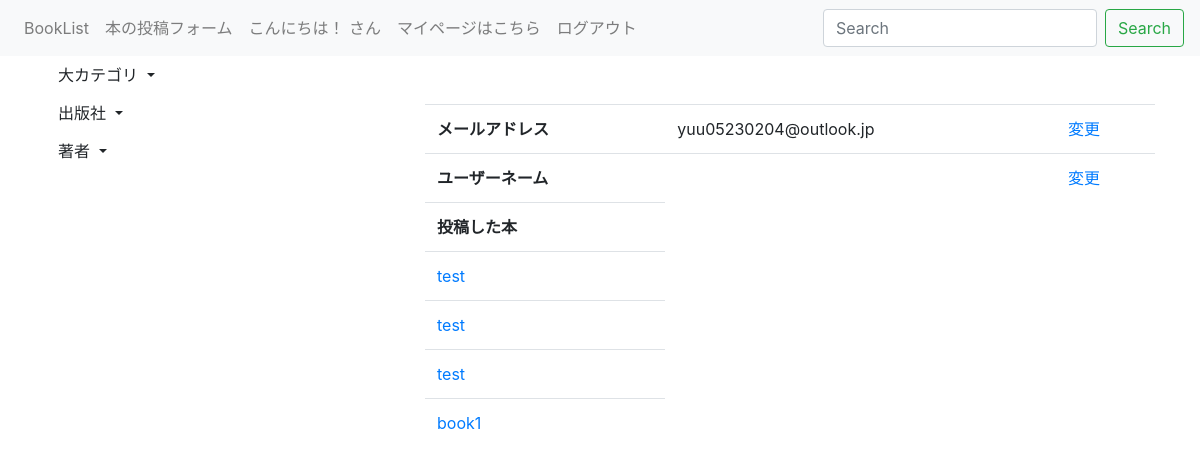
Page /accounts/user_detail/1/ (signed in) on the earlier database version.
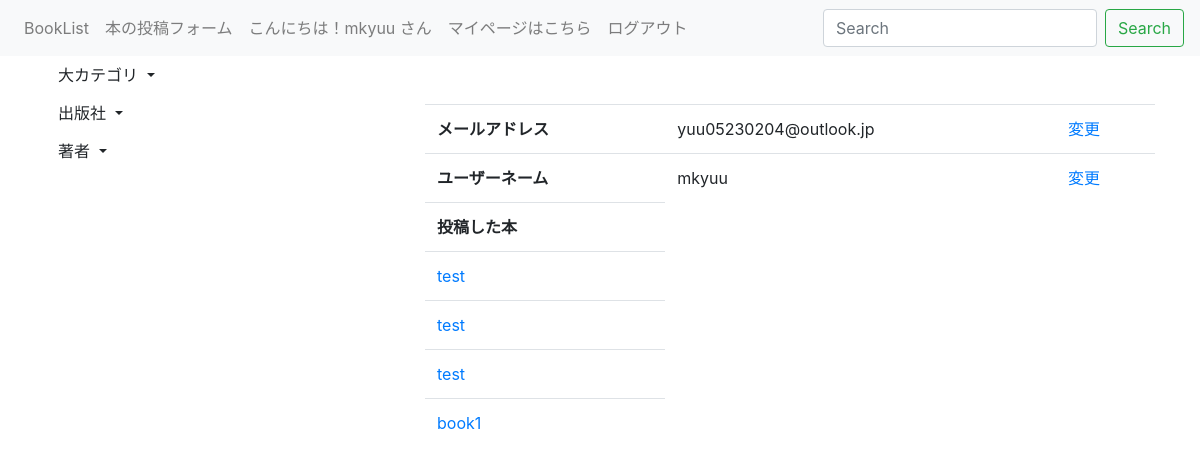
Same page on the later database version.
### accounts/models.py (models this page shows, shortened)
class User(AbstractBaseUser, PermissionsMixin):
    email = models.EmailField(_('email address'), unique=True)
    name = models.CharField('username', max_length=30,validators=[MinLengthValidator(3)])
    profile = models.TextField('profile',blank=True)
    is_staff = models.BooleanField(
        _('staff status'),
        default=False,
        help_text=_(
            'Designates whether the user can log into this admin site.'),
    )
    is_active = models.BooleanField(
        _('active'),
        default=True,
        help_text=_(
            'Designates whether this user should be treated as active. '
            'Unselect this instead of deleting accounts.'
        ),
    )
    date_joined = models.DateTimeField(_('date joined'), default=timezone.now)
    objects = UserManager()
    EMAIL_FIELD = 'email'
    USERNAME_FIELD = 'email'
    REQUIRED_FIELDS = []
    class Meta:
        verbose_name = _('user')
        verbose_name_plural = _('users')
    @property
    def username(self):
        """username属性のゲッター

        他アプリケーションが、username属性にアクセスした場合に備えて定義
        メールアドレスを返す
        """
        return self.email

### accounts/views.py (the view)
# urls.py: path('user_detail/<int:pk>/', views.UserDetail.as_view(), name='user_detail'),
class UserDetail(OnlyYouMixin, generic.DetailView):
    model = User
    template_name = 'accounts/user_detail.html'

### accounts/views.py (called while the page is built)
    def test_func(self):
        user = self.request.user
        return user.pk == self.kwargs['pk'] or user.is_superuser

### book_summary/context_processors.py (called while the page is built)
def common(request):
    context = {
        'topcategory_list':TopCategory.objects.all(),
        'publisher_list':Publisher.objects.all(),
        'author_list':Author.objects.all(),
    }
    return context

### book_summary/models.py (called while the page is built)
    def __str__(self):
        return self.name

    def __str__(self):
        return self.name

    def __str__(self):
        return self.name

### accounts/templates/accounts/user_detail.html
{% extends 'base.html' %}
{% block content %}
<table class="table">
    <tbody>
        <tr>
            <th>メールアドレス</th>
            <td>{{ user.email }}</td>
            <td><a href="{% url 'accounts:email_change' %}">変更</a></td>
        </tr>
        <tr>
            <th>ユーザーネーム</th>
            <td>{{ user.name }}</td>
            <td><a href="{% url 'accounts:user_update' user.pk %}">変更</a></td>
        </tr>
        <br>
        <br>
        <th>投稿した本</th>
        {% for book in user.book_set.all %}
        <tr><td><a href="{% url 'book_summary:book_detail' book.pk %}">{{book.title}}</a></td></tr>
        {% endfor %}
    </tbody>
</table>
{% endblock %}

### book_summary/templates/base.html (shortened to what this page needs)
<!doctype html>
<html lang="ja">
  <head>
    <link rel="stylesheet" href="https://maxcdn.bootstrapcdn.com/bootstrap/4.3.1/css/bootstrap.min.css">
  </head>
  <body>
        <nav class="navbar navbar-expand-lg navbar-light bg-light">
                <div class="collapse navbar-collapse" id="navbarSupportedContent">
                  <ul class="navbar-nav mr-auto">
                    <li class="nav-item">
                      <a class="nav-link" href="{% url 'book_summary:book_list' %}">BookList</a>
                    </li>
                    {% if user.is_authenticated %}
                    <li class="nav-item">
                      <a class="nav-link" href="{% url 'book_summary:book_add' %}">本の投稿フォーム</a>
                    </li>
                    <li class="nav-item">
                      <a class="nav-link" href="{% url 'accounts:user_detail' user.pk %}">こんにちは！{{user.name}} さん　マイページはこちら</a>
                    </li>
                    <li class="nav-item">
                      <a class="nav-link" href="{% url 'accounts:logout' %}">ログアウト</a>
                    </li>
                    {% endif %}
                  </ul>
                  <form class="form-inline my-2 my-lg-0" method="GET" action="{% url 'book_summary:book_list' %}">
                    <input class="form-control mr-sm-2" type="text" placeholder="Search" aria-label="Search" name="keyword">
                    <button class="btn btn-outline-success my-2 my-sm-0" type="submit">Search</button>
                  </form>
                </div>
              </nav>
      <div class="container">
        <div class="row">
          <div class="col-md-4">
              <div class="dropdown">
                  <button class="btn btn-default dropdown-toggle" type="button" data-toggle="dropdown">
                    大カテゴリ
                  </button>
              </div>
              <div class="dropdown">
                  <button class="btn btn-default dropdown-toggle" type="button" data-toggle="dropdown">
                    出版社
                  </button>
              </div>
              <div class="dropdown">
                  <button class="btn btn-default dropdown-toggle" type="button" data-toggle="dropdown">
                    著者
                  </button>
              </div>
          </div>
          <div class="col-md-8">
            {% block content %}
            {% endblock %}
          </div>
        </div>
      </div>
  </body>
</html>

Differences in the rows shown:
changed User "yuu05230204@outlook.jp": name (not shown) → "mkyuu"
